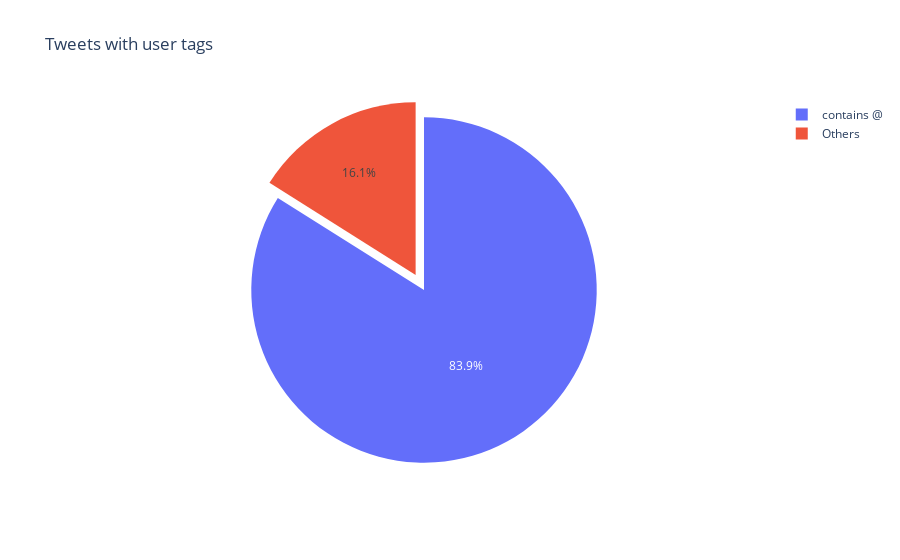

Here is the notebook cell this chart was saved with:
### Markdown cell above
Here we have some user tags, links, emojis, <...>

### Code cell
fig=go.Figure(go.Pie(labels=['contains @','Others'],values=[1678,1999-1678],pull=[0,0.1]))
fig.update_layout(autosize=False,title='Tweets with user tags')
fig.show()

### Figure 1 — Plotly figure (JSON) as saved in the notebook; plotly's stock layout.template omitted (floating-point values rounded to 4 significant figures)
{"data": [{"labels": ["contains @", "Others"], "pull": [0, 0.1], "type": "pie", "values": [1678, 321]}], "layout": {"autosize": false, "title": {"text": "Tweets with user tags"}}}
